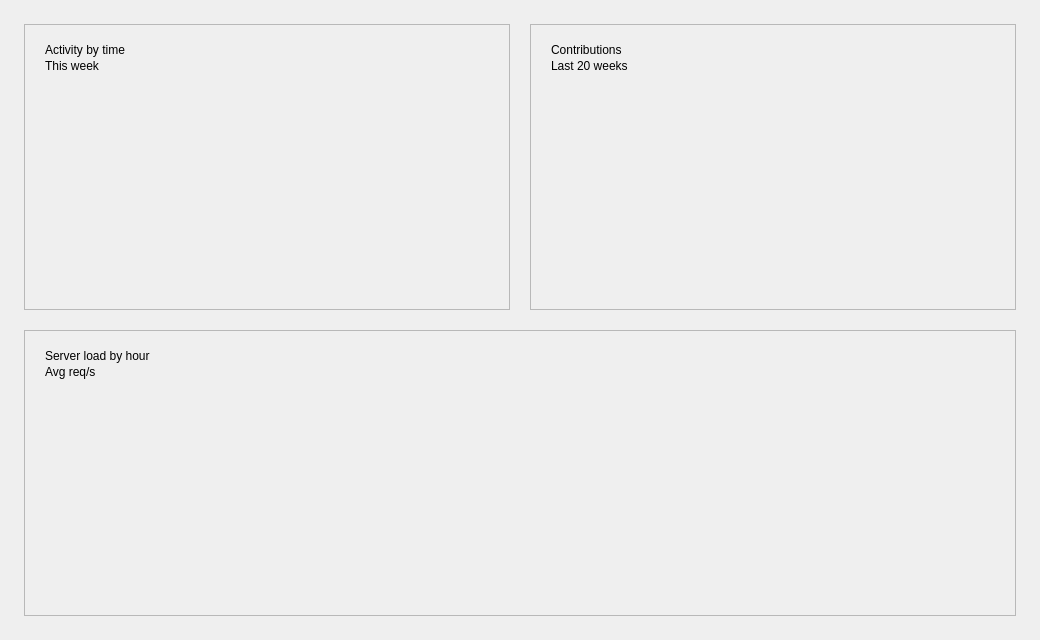
<?xml version='1.0' encoding='utf-8'?>
<ui version="4.0">
 <class>MainWindow</class>
 <widget class="QMainWindow" name="MainWindow">
  <property name="geometry">
   <rect>
    <x>0</x>
    <y>0</y>
    <width>1040</width>
    <height>640</height>
   </rect>
  </property>
  <property name="windowTitle">
   <string>QCustomHeatmap — Demo</string>
  </property>
  <widget class="QWidget" name="centralwidget">
   <layout class="QGridLayout" name="mainGrid">
    <property name="leftMargin">
     <number>24</number>
    </property>
    <property name="topMargin">
     <number>24</number>
    </property>
    <property name="rightMargin">
     <number>24</number>
    </property>
    <property name="bottomMargin">
     <number>24</number>
    </property>
    <property name="horizontalSpacing">
     <number>20</number>
    </property>
    <property name="verticalSpacing">
     <number>20</number>
    </property>
    <item row="0" column="0">
     <widget class="QFrame" name="activityCard">
      <property name="frameShape">
       <enum>QFrame::StyledPanel</enum>
      </property>
      <layout class="QVBoxLayout" name="activityCardLayout" stretch="0,0,0,1">
       <property name="leftMargin">
        <number>20</number>
       </property>
       <property name="topMargin">
        <number>18</number>
       </property>
       <property name="rightMargin">
        <number>20</number>
       </property>
       <property name="bottomMargin">
        <number>18</number>
       </property>
       <property name="spacing">
        <number>2</number>
       </property>
       <item>
        <widget class="QLabel" name="activityTitle">
         <property name="text">
          <string>Activity by time</string>
         </property>
        </widget>
       </item>
       <item>
        <widget class="QLabel" name="activitySub">
         <property name="text">
          <string>This week</string>
         </property>
        </widget>
       </item>
       <item>
        <spacer name="activitySpacer">
         <property name="orientation">
          <enum>Qt::Vertical</enum>
         </property>
         <property name="sizeType">
          <enum>QSizePolicy::Fixed</enum>
         </property>
         <property name="sizeHint" stdset="0">
          <size>
           <width>0</width>
           <height>8</height>
          </size>
         </property>
        </spacer>
       </item>
       <item>
        <widget class="QCustomHeatmap" name="activityHeatmap" native="true">
         <property name="sizePolicy">
          <sizepolicy hsizetype="Expanding" vsizetype="Expanding">
           <horstretch>0</horstretch>
           <verstretch>1</verstretch>
          </sizepolicy>
         </property>
        </widget>
       </item>
      </layout>
     </widget>
    </item>
    <item row="0" column="1">
     <widget class="QFrame" name="contributionsCard">
      <property name="frameShape">
       <enum>QFrame::StyledPanel</enum>
      </property>
      <layout class="QVBoxLayout" name="contributionsCardLayout" stretch="0,0,0,1">
       <property name="leftMargin">
        <number>20</number>
       </property>
       <property name="topMargin">
        <number>18</number>
       </property>
       <property name="rightMargin">
        <number>20</number>
       </property>
       <property name="bottomMargin">
        <number>18</number>
       </property>
       <property name="spacing">
        <number>2</number>
       </property>
       <item>
        <widget class="QLabel" name="contributionsTitle">
         <property name="text">
          <string>Contributions</string>
         </property>
        </widget>
       </item>
       <item>
        <widget class="QLabel" name="contributionsSub">
         <property name="text">
          <string>Last 20 weeks</string>
         </property>
        </widget>
       </item>
       <item>
        <spacer name="contributionsSpacer">
         <property name="orientation">
          <enum>Qt::Vertical</enum>
         </property>
         <property name="sizeType">
          <enum>QSizePolicy::Fixed</enum>
         </property>
         <property name="sizeHint" stdset="0">
          <size>
           <width>0</width>
           <height>8</height>
          </size>
         </property>
        </spacer>
       </item>
       <item>
        <widget class="QCustomHeatmap" name="contributionsHeatmap" native="true">
         <property name="sizePolicy">
          <sizepolicy hsizetype="Expanding" vsizetype="Expanding">
           <horstretch>0</horstretch>
           <verstretch>1</verstretch>
          </sizepolicy>
         </property>
         <property name="mode" stdset="0">
          <string>calendar</string>
         </property>
         <property name="showLabels" stdset="0">
          <bool>false</bool>
         </property>
        </widget>
       </item>
      </layout>
     </widget>
    </item>
    <item row="1" column="0" colspan="2">
     <widget class="QFrame" name="loadCard">
      <property name="frameShape">
       <enum>QFrame::StyledPanel</enum>
      </property>
      <layout class="QVBoxLayout" name="loadCardLayout" stretch="0,0,0,1">
       <property name="leftMargin">
        <number>20</number>
       </property>
       <property name="topMargin">
        <number>18</number>
       </property>
       <property name="rightMargin">
        <number>20</number>
       </property>
       <property name="bottomMargin">
        <number>18</number>
       </property>
       <property name="spacing">
        <number>2</number>
       </property>
       <item>
        <widget class="QLabel" name="loadTitle">
         <property name="text">
          <string>Server load by hour</string>
         </property>
        </widget>
       </item>
       <item>
        <widget class="QLabel" name="loadSub">
         <property name="text">
          <string>Avg req/s</string>
         </property>
        </widget>
       </item>
       <item>
        <spacer name="loadSpacer">
         <property name="orientation">
          <enum>Qt::Vertical</enum>
         </property>
         <property name="sizeType">
          <enum>QSizePolicy::Fixed</enum>
         </property>
         <property name="sizeHint" stdset="0">
          <size>
           <width>0</width>
           <height>8</height>
          </size>
         </property>
        </spacer>
       </item>
       <item>
        <widget class="QCustomHeatmap" name="loadHeatmap" native="true">
         <property name="sizePolicy">
          <sizepolicy hsizetype="Expanding" vsizetype="Expanding">
           <horstretch>0</horstretch>
           <verstretch>1</verstretch>
          </sizepolicy>
         </property>
        </widget>
       </item>
      </layout>
     </widget>
    </item>
   </layout>
  </widget>
 </widget>
 <customwidgets>
  <customwidget>
   <class>QCustomHeatmap</class>
   <extends>QWidget</extends>
   <header>Custom_Widgets.QCustomHeatmap</header>
   <container>0</container>
  </customwidget>
 <customwidget><class>QPushButton</class><extends>QPushButton</extends><header location="global">Custom_Widgets.Theme.h</header><container>1</container></customwidget><customwidget><class>QLabel</class><extends>QLabel</extends><header location="global">Custom_Widgets.Theme.h</header><container>1</container></customwidget></customwidgets>
 <connections />
</ui>
